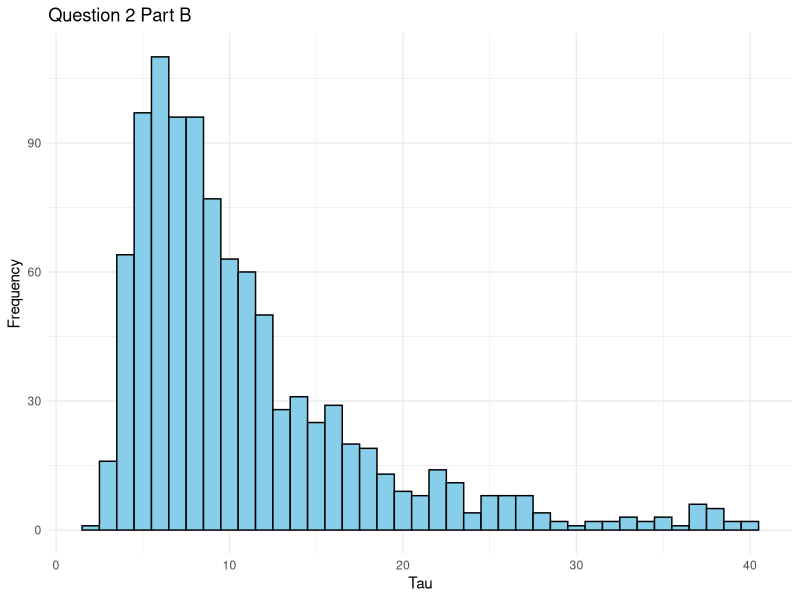
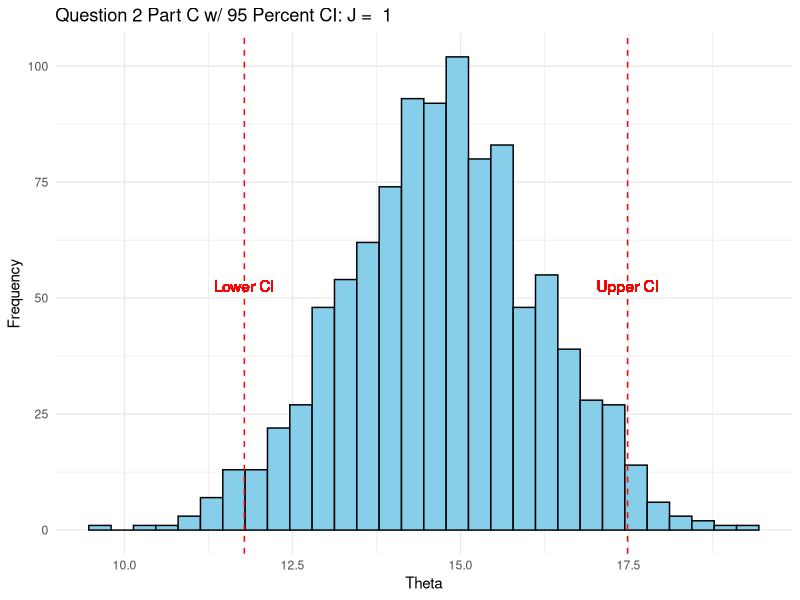
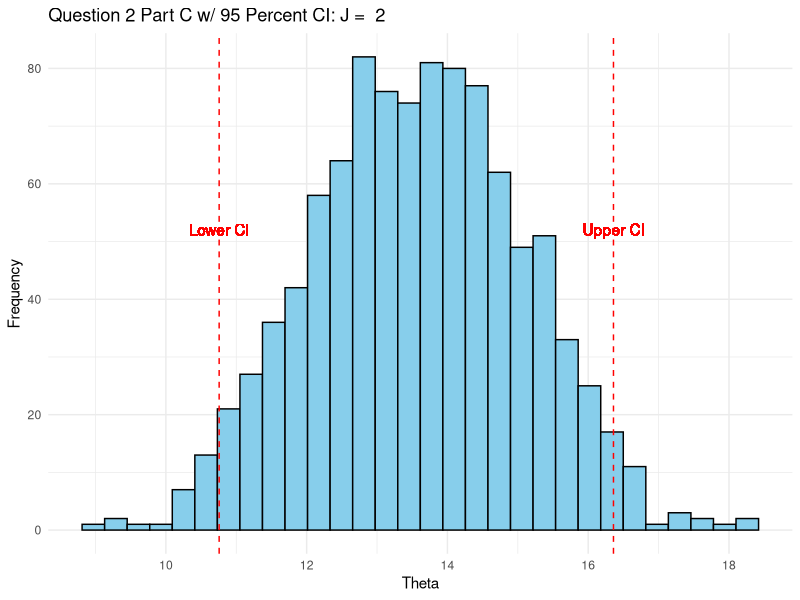
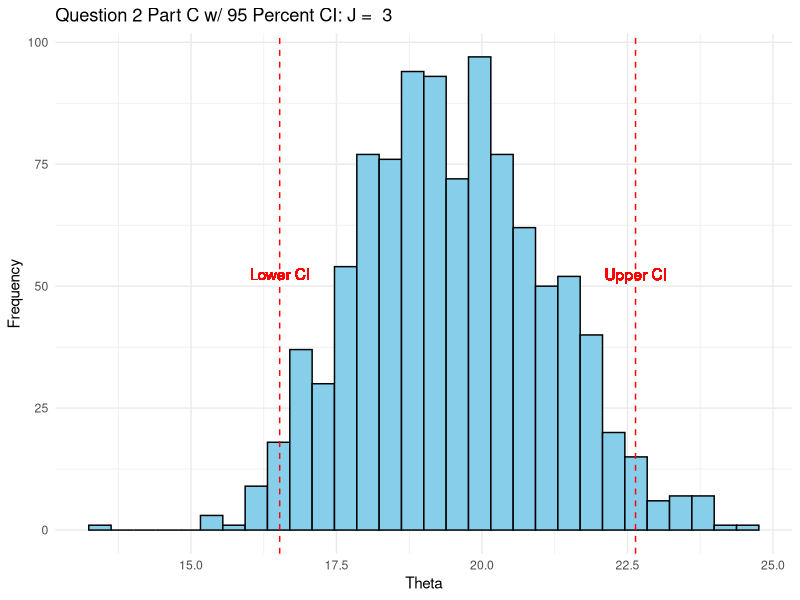
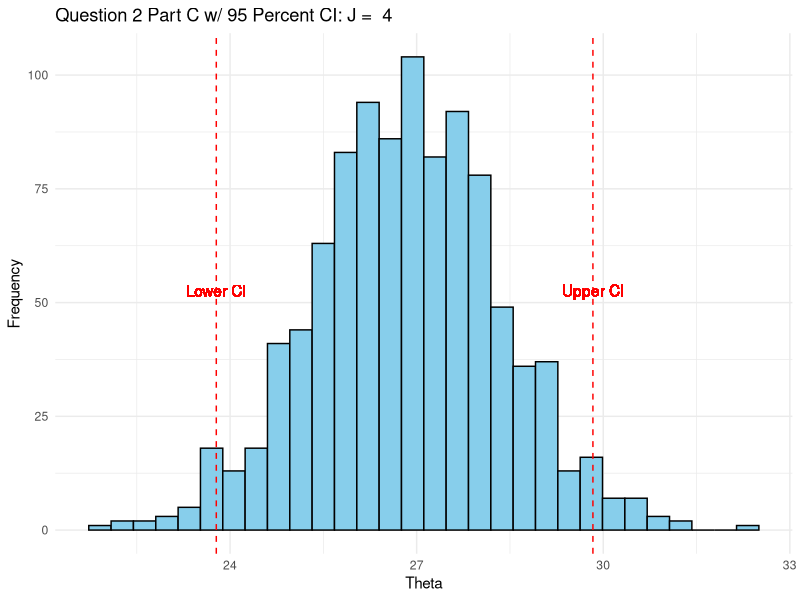
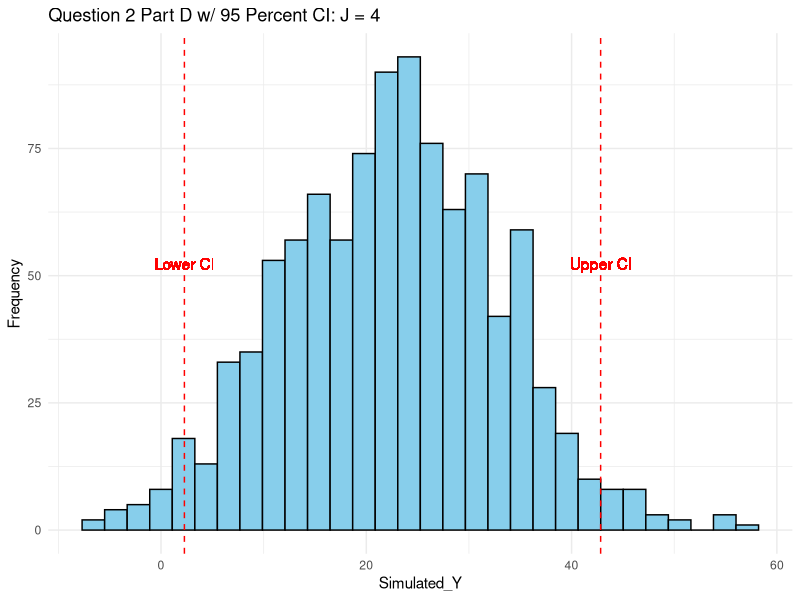

Reproduce these figures in R, in order.
## ---- chunk 1
knitr::opts_chunk$set(echo = TRUE)
## ---- chunk 2
library(ggplot2)
library(dplyr)
## ---- chunk 3
p1 <- c(11, 17, 16, 14, 15)
p2 <- c(12, 10, 15, 19, 11)
p3 <- c(23, 20, 18, 17)
p4 <- c(27, 33, 22, 26, 28)

sigma <- 3.25
## ---- chunk 4
p1_sample_mean <- mean(p1)
p2_sample_mean <- mean(p2)
p3_sample_mean <- mean(p3)
p4_sample_mean <- mean(p4)

p1_std_error <- sigma / sqrt(length(p1))
p2_std_error <- sigma / sqrt(length(p2))
p3_std_error <- sigma / sqrt(length(p3))
p4_std_error <- sigma / sqrt(length(p4))

package_means <- c(p1_sample_mean, p2_sample_mean, p3_sample_mean, p4_sample_mean)
package_std_errors <- c(p1_std_error, p2_std_error, p3_std_error, p4_std_error)

## ---- chunk 5

package_std_errors <- package_std_errors^2

mu_hat <- function(tau, y, variance){
  sum(y/(variance + tau^2))/sum(1/(variance + tau^2))
}

V_mu <- function(tau, y, variance){
  1/sum(1/(tau^2 + variance))
}

n_grid <- 2000
tau_grid <- seq(.01, 40, length = n_grid)
log_p_tau <- rep(NA, n_grid)

for (i in 1:n_grid){
  mu <- mu_hat(tau_grid[i], package_means, package_std_errors)
  V <- V_mu(tau_grid[i], package_means, package_std_errors)
  log_p_tau[i] <- .5*log(V) - .5*sum(log(package_std_errors + tau_grid[i]^2)) - .5*sum((package_means - mu)^2/(package_std_errors + tau_grid[i]^2))
}

log_p_tau <- log_p_tau - max(log_p_tau)
p_tau <- exp(log_p_tau)
p_tau <- p_tau/sum(p_tau)
n_sims <- 1000

tau <- sample(tau_grid, n_sims, replace=TRUE, prob=p_tau)

marg_post_tau <- ggplot(data = NULL, aes(x = tau)) +
  geom_histogram(binwidth = 1, fill = "skyblue", color = "black") +
  labs(title = "Question 2 Part B", x = "Tau", y = "Frequency") +
  theme_minimal()

marg_post_tau
## ---- chunk 6
J <- 4
mu <- rep(NA, n_sims)
theta <- array(NA, c(n_sims, J))
CI <- array(NA, c(J, 2))

for (i in 1:n_sims){
  mu[i] <- rnorm(1, mu_hat(tau[i], package_means, package_std_errors), sqrt(V_mu(tau[i], package_means, package_std_errors)))
  theta_mean <- (mu[i]/tau[i]^2 + package_means/package_std_errors)/(1/tau[i]^2 + 1/package_std_errors)
  theta_sd <- sqrt(1/(1/tau[i]^2 + 1/package_std_errors))
  theta[i,] <- rnorm(J, theta_mean, theta_sd)
}

for (i in 1:J){
  CI[i,] <- quantile(theta[,i], probs = c(0.025, 0.975))
  post_theta <- ggplot(data = data.frame(theta = theta[,i]), aes(x = theta)) +
    geom_histogram(fill = "skyblue", color = "black") +
    geom_vline(aes(xintercept = CI[i, 1]), color = "red", linetype = "dashed") + 
    geom_vline(aes(xintercept = CI[i, 2]), color = "red", linetype = "dashed") +
    geom_text(aes(x = CI[i, 1], label = "Lower CI"), y = 50, vjust = -0.5, color = "red") +
    geom_text(aes(x = CI[i, 2], label = "Upper CI"), y = 50, vjust = -0.5, color = "red") +
    labs(title = paste("Question 2 Part C w/ 95 Percent CI: J = ", i), x = "Theta", y = "Frequency") +
    theme_minimal()
  print(post_theta)
}
## ---- chunk 7
y_draws <- rep(NA, n_sims)
theta_j_draw = sample(theta[,4], size = 1)
y_draws <- rnorm(n_sims, theta_j_draw, sigma^2)
simulated_mean <- mean(y_draws)
simulated_variance <- var(y_draws)/n_sims

for (i in 1:n_grid){
  mu <- mu_hat(tau_grid[i], simulated_mean, simulated_variance)
  V <- V_mu(tau_grid[i], simulated_mean, simulated_variance)
  log_p_tau[i] <- .5*log(V) - .5*sum(log(simulated_variance + tau_grid[i]^2)) - .5*sum((simulated_mean - mu)^2/(simulated_variance + tau_grid[i]^2))
}

log_p_tau <- log_p_tau - max(log_p_tau)
p_tau <- exp(log_p_tau)
p_tau <- p_tau/sum(p_tau)
sim_tau <- sample(tau_grid, n_sims, replace=TRUE, prob=p_tau)

sim_theta <- rep(NA, n_sims)

for (i in 1:n_sims){
  mu[i] <- rnorm(1, mu_hat(sim_tau[i], simulated_mean, simulated_variance), sqrt(V_mu(sim_tau[i], simulated_mean, simulated_variance)))
  theta_mean <- (mu[i]/sim_tau[i]^2 + simulated_mean/simulated_variance)/(1/sim_tau[i]^2 + 1/simulated_variance)
  theta_sd <- sqrt(1/(1/sim_tau[i]^2 + 1/simulated_mean))
  sim_theta[i] <- rnorm(1, theta_mean, theta_sd)
}


theta_tilde <- mean(sim_theta[i])
simulated_y <- rnorm(n_sims, theta_tilde, sigma^2)
CI <- quantile(simulated_y, probs = c(0.025, 0.975))

post_pred_y <- ggplot(data = data.frame(simulated_y = simulated_y), aes(x = simulated_y)) +
    geom_histogram(fill = "skyblue", color = "black") +
    geom_vline(aes(xintercept = CI[1]), color = "red", linetype = "dashed") + 
    geom_vline(aes(xintercept = CI[2]), color = "red", linetype = "dashed") +
    geom_text(aes(x = CI[1], label = "Lower CI"), y = 50, vjust = -0.5, color = "red") +
    geom_text(aes(x = CI[2], label = "Upper CI"), y = 50, vjust = -0.5, color = "red") +
    labs(title = "Question 2 Part D w/ 95 Percent CI: J = 4", x = "Simulated_Y", y = "Frequency") +
    theme_minimal()

post_pred_y

